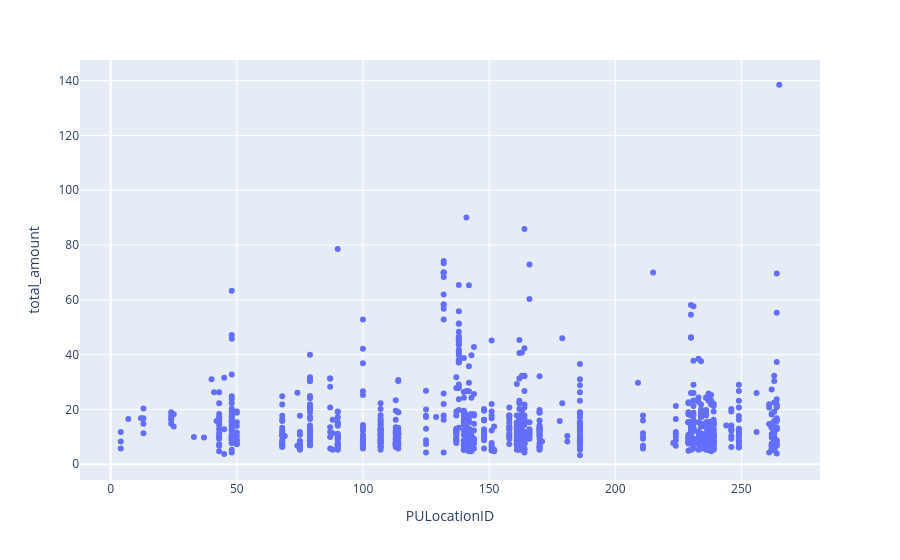

The code cell stored with this chart in its notebook:
### Markdown cell above
<a class="anchor" id="2">

### **Plot 1 - Scatter: `PULocationID` vs `total_amount`**
</a>

We start by trying to understand whether pickup location influences how much passengers are charged, some zone (e.g. airports) are know to carry fixed surcharges.

### Code cell
df_taxi_all.plot.scatter(x="PULocationID", y="total_amount")

### Figure 1 — Plotly figure (JSON) as saved in the notebook; plotly's stock layout.template omitted (floating-point values rounded to 4 significant figures; data arrays with more than 128 entries replaced by an {"elided": "..."} marker saying what was removed)
{"data": [{"hovertemplate": "PULocationID=%{x}<br>total_amount=%{y}<extra></extra>", "legendgroup": "", "marker": {"color": "#636efa", "symbol": "circle"}, "mode": "markers", "name": "", "orientation": "v", "showlegend": false, "type": "scatter", "x": {"elided": "1000 int values"}, "xaxis": "x", "y": {"elided": "1000 float values"}, "yaxis": "y"}], "layout": {"legend": {"tracegroupgap": 0}, "margin": {"t": 60}, "xaxis": {"anchor": "y", "domain": [0, 1], "title": {"text": "PULocationID"}}, "yaxis": {"anchor": "x", "domain": [0, 1], "title": {"text": "total_amount"}}}}
